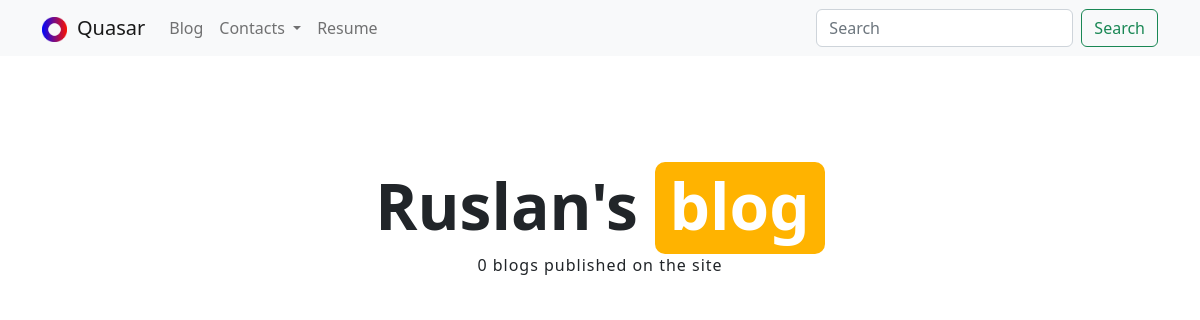
Page /blog/ on the earlier database version.
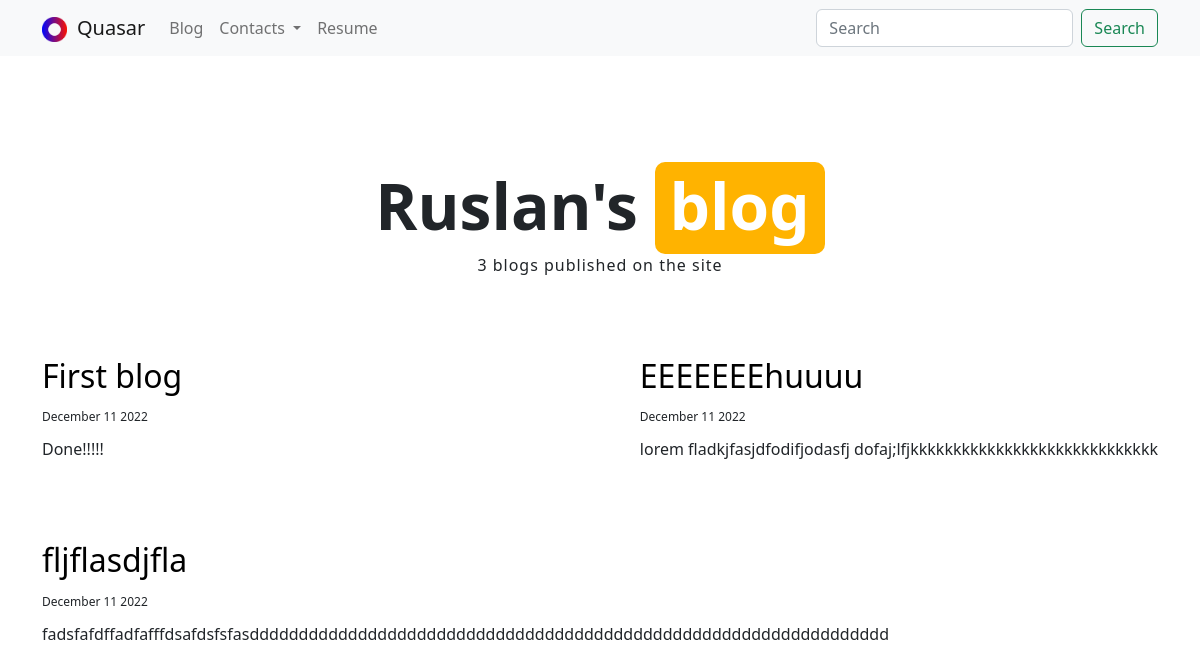
Same page on the later database version.
### blog/models.py (models this page shows, shortened)
class Blog(models.Model):
    tittle = models.CharField(max_length=200)
    date = models.DateField()
    description = models.TextField()

### blog/views.py (the view)
# urls.py: path('', views.all_blogs, name='all_blogs'),
def all_blogs(request):
    blogs = Blog.objects.all()
    return render(request, 'blog/all_blogs.html', {'tittle': 'Blog', 'blog': blogs})

### blog/templates/blog/all_blogs.html
{% extends 'base.html' %}
{% block content %}
    <div class="blog_head_content">
        <h1>Ruslan's <span>blog</span></h1>
        <p>{{ blog.count }} blog{{ blog.count|pluralize }} published on the site</p>
    </div>
    <div class="blogs_flex">
        {% for item in blog %}
            <div class="blogs_flex-item">
                <a href="{% url 'blog:detail' item.id %}"><h2>{{ item.tittle }}</h2></a><br>
                <span>{{ item.date|date:'F d Y' }}</span>
                <p>{{ item.description|truncatechars:300 }}</p>
            </div>
        {% endfor %}
    </div>
{% endblock %}

Differences in the rows shown:
added Blog: tittle "First blog", date "December 11 2022", description "Done!!!!!"
added Blog: tittle "EEEEEEEhuuuu", date "December 11 2022", description "lorem fladkjfasjdfodifjodasfj dofaj;lfjkkkkkkkkkkkkkkkkkkkkkkkkkkkkk"
added Blog: tittle "fljflasdjfla", date "December 11 2022", description "fadsfafdffadfafffdsafdsfsfasddddddddddddddddddddddddddddddddddddddddddddddddddddddddddddddddd"
Other differences:
{{ blog.count }}: "0" → "3"
